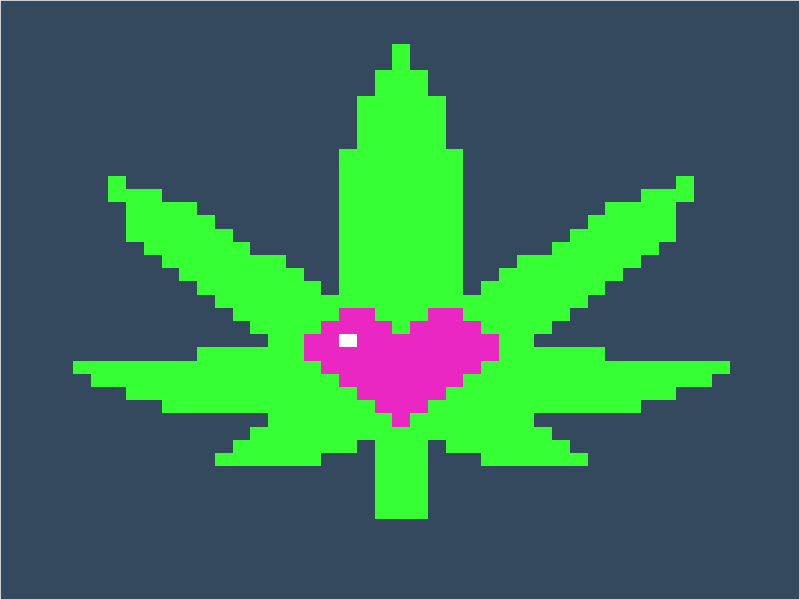

R code for this plot:
library(ggplot2)
library(dplyr)



a_green <- "#00FF00"
bg <- "#2F4F4F"
outline <- "#A9A9A9"
datachips_green <- "#36ff33"
datachips_grey <- "#6D6D6F"
datachips_pink <- "#ea27c2"
lavender = "#bf80ff"
dark <- "#34495e"
datachips_yellow <- "#FFFF1A"

#blank theme
pix_theme <- theme(panel.grid = element_blank(), 
                   panel.background = element_rect(fill = dark),
                   plot.background = element_rect(fill = dark),
                   axis.text = element_blank(), 
                   axis.ticks = element_blank(), 
                   axis.title = element_blank(),
                   panel.grid.major = element_blank(),
                   panel.grid.minor = element_blank(),
                   legend.position = "none",
                   plot.title = element_text(
                     family = "mono" ,
                     size = 48,
                     hjust = 0.5,
                     vjust = 0.05,
                     face = "bold",
                     color = "white"
                     
                   )
)

#populate data frame with coordinates
blank_leaf <- data.frame(x = rep(-19:19, each = 38), y = rep(1:38, times = 39), 
                    c = 0)

a_leaf <- blank_leaf %>%
  mutate(c = case_when((x == 0 & y %in% 2:37) ~ 1,
                       (abs(x) == 1 & y %in% 2:35) ~ 1,
                       (abs(x) == 2 & y %in% 8:33) ~ 1,
                       (abs(x) == 3 & y %in% 7:29) ~ 1,
                       (abs(x) == 4 & y %in% 7:18) ~ 1,
                       (abs(x) == 5 & y %in% 6:19) ~ 1,
                       (abs(x) == 6 & y %in% 6:20) ~ 1,
                       (abs(x) == 7 & y %in% 6:21) ~ 1,
                       (abs(x) == 8 & y %in% c(6:8, 10:14, 16:21)) ~ 1,
                       (abs(x) == 9 & y %in% c(6:7, 10:14, 17:22)) ~ 1,
                       (abs(x) == 10 & y %in% c(6, 10:14, 18:23)) ~ 1,
                       (abs(x) == 11 & y %in% c(10:14, 19:24)) ~ 1,
                       (abs(x) == 12 & y %in% c(10:13, 20:25)) ~ 1,
                       (abs(x) == 13 & y %in% c(10:13, 21:25)) ~ 1,
                       (abs(x) == 14 & y %in% c(11:13, 22:26)) ~ 1,
                       (abs(x) == 15 & y %in% c(11:13, 23:26)) ~ 1,
                       (abs(x) == 16 & y %in% c(12:13, 26:27)) ~ 1,
                       (abs(x) == 17 & y %in% 12:13) ~ 1,
                       (abs(x) == 18 & y == 13) ~ 1,
                       TRUE ~ c) 
                  ) %>%
  # make a heart
  mutate(c = case_when((x == 0 & y %in% 9:15) ~ 2,
                       (abs(x) == 1 & y %in% 10:16) ~ 2,
                       (abs(x) == 2 & y %in% 11:17) ~ 2,
                       (abs(x) == 3 & y %in% 12:17) ~ 2,
                       (abs(x) == 4 & y %in% 13:16) ~ 2,
                       (abs(x) == 5 & y %in% 14:15) ~ 2,
                       TRUE ~ c)
         ) %>%
  # add white section to heart?
  mutate(c = ifelse(((x == -3 & y == 15) ), 3, c))
                       
         


a_leaf %>%
  ggplot(aes(x, y, fill = factor(c))) +
  geom_point(size = 7, shape = 22, color="transparent") +
  scale_fill_manual(values = c( dark, datachips_green, datachips_pink, "white")) +
  pix_theme +
  xlim(-20, 20) +
  ylim(-2, 38) 

